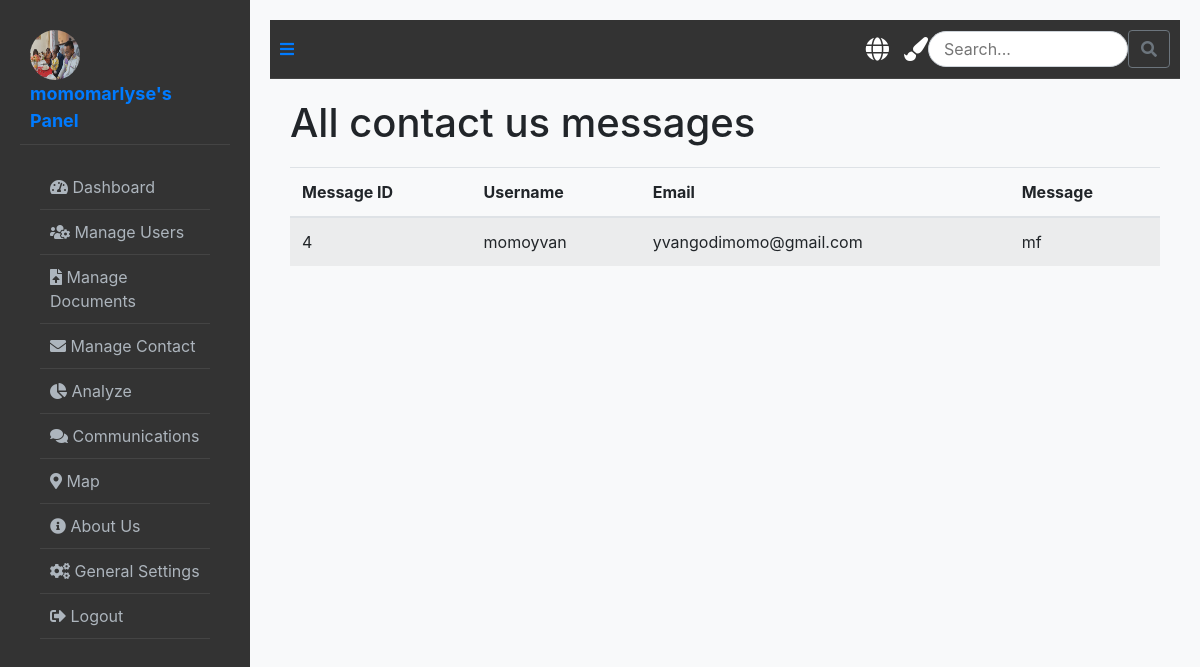
/contact-messages/ (signed in), run on an earlier commit of the app's database.
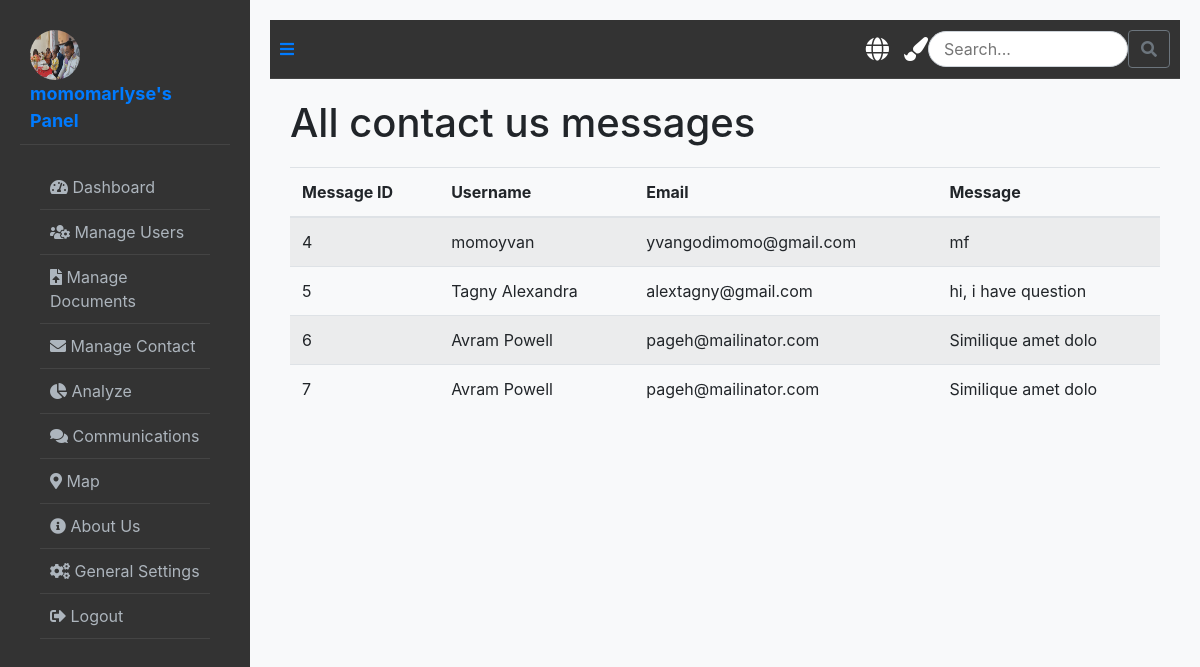
And on a later commit of the database.
### booking/models.py (models this page shows)
class ContactUs(models.Model):
     message = models.CharField(max_length=255)
     email = models.EmailField(max_length=50)
     name = models.CharField(max_length=255)

### booking/views.py (the view)
# urls.py: path('contact-messages/', views.contact_messages, name='contact_messages'),
@login_required
def contact_messages(request):
    contact_us =  ContactUs.objects.all()
    return render(request, "panel/admin/contact_us.html", {"contact":contact_us})

### booking/templates/panel/admin/contact_us.html
{% extends 'panel/admin/base_admin.html' %}
{% block content %}
<h1>All contact us messages</h1>
<div class="table-responsive">
    <table class="table table-striped">
        <thead>
            <tr>
                <th>Message ID</th>
                <th>Username</th>
                <th>Email</th>
                <th>Message</th>
            </tr>
        </thead>
        <tbody>
            <tbody>
                {% for appointment in contact %}
                <tr>
                    <td>{{ appointment.id }}</td>
                    <td>{{ appointment.name }}</td>
                    <td>{{ appointment.email }}</td>
                    <td>{{ appointment.message }}</td>
                </tr>
                {% endfor %}
            </tbody>
        </tbody>
    </table>
</div>
{% endblock %}

What changed in the data, as far as the page shows it:
added ContactUs: id "5", name "Tagny Alexandra", email "alextagny@gmail.com", message "hi, i have question"
added ContactUs: id "6", name "Avram Powell", email "pageh@mailinator.com", message "Similique amet dolo"
added ContactUs: id "7", name "Avram Powell", email "pageh@mailinator.com", message "Similique amet dolo"
